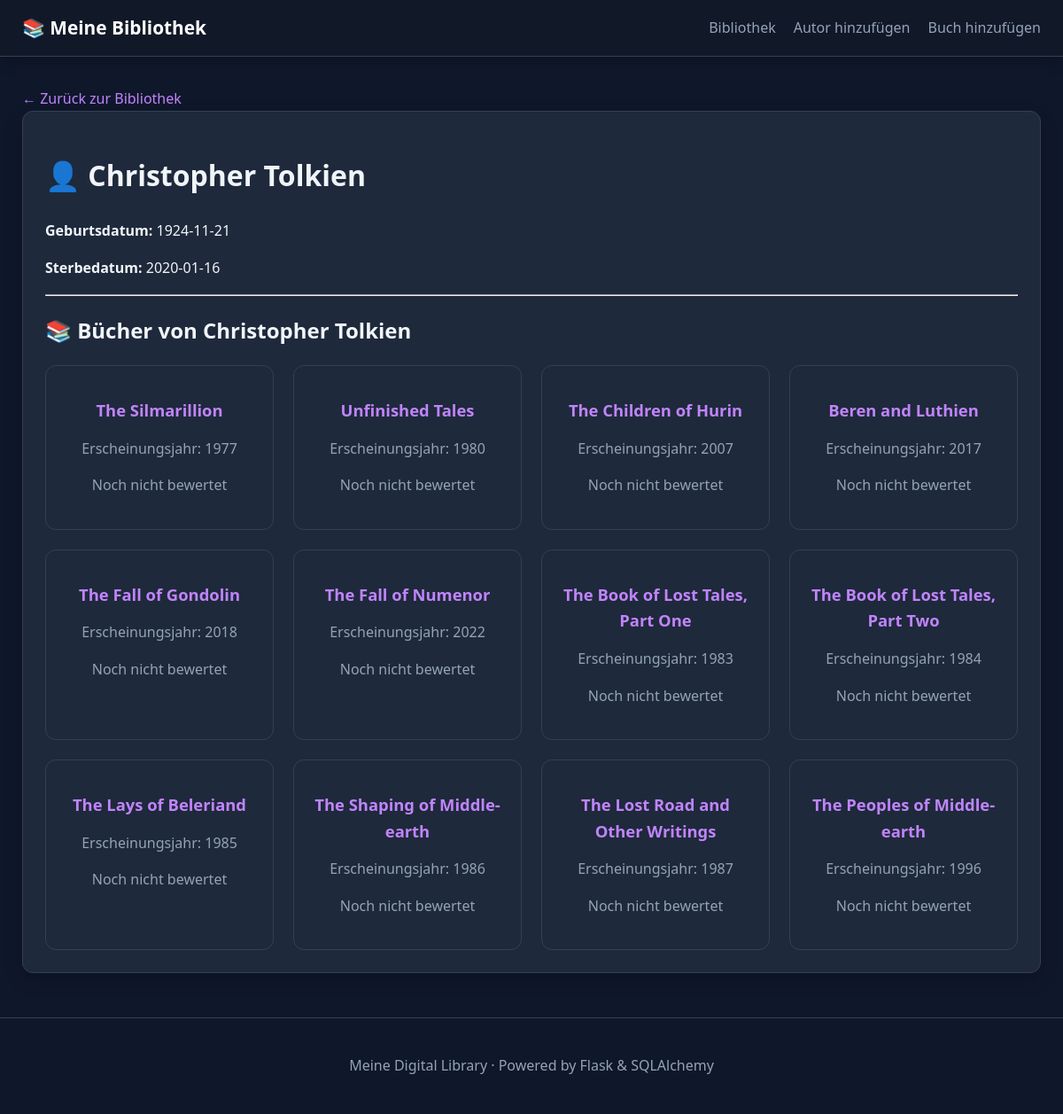
The page /author/12 on the database its author committed.
### data_models.py (models this page shows, shortened)
class Author(db.Model):
    __tablename__ = 'authors'
    id = Column(Integer, primary_key=True, autoincrement=True)
    name = Column(String)
    birth_date = Column(Date)
    date_of_death = Column(Date)

class Book(db.Model):
    __tablename__ = 'books'
    id = Column(Integer, primary_key=True, autoincrement=True)
    isbn = Column(String)
    title = Column(String)
    publication_year = Column(String)
    author_id = Column(Integer, db.ForeignKey('authors.id'))
    rating = db.Column(db.Integer, nullable=True)
    author = db.relationship(
        "Author",
        backref=db.backref(
            "books",
            cascade="all, delete-orphan"
        )
    )

### app.py (the view)
@app.route("/author/<int:author_id>")
def author_detail(author_id):
    author = db.session.get(Author, author_id)
    if author is None:
        flash("Autor wurde nicht gefunden.")
        return redirect(url_for("index"))
    return render_template("author_detail.html", author=author)

### templates/author_detail.html (shortened to what this page needs)
{% extends "base.html" %}
{% block content %}
<a href="{{ url_for('index') }}">← Zurück zur Bibliothek</a>
<div class="card">
    <h1>👤 {{ author.name }}</h1>
    <p>
        <strong>Geburtsdatum:</strong>
        {{ author.birth_date or 'Unbekannt' }}
    </p>
    <p>
        <strong>Sterbedatum:</strong>
        {{ author.date_of_death or 'Nicht angegeben' }}
    </p>
    <hr>
    <h2>📚 Bücher von {{ author.name }}</h2>
    {% if author.books %}
        <div class="book-grid">
            {% for book in author.books %}
                <div class="book-card">
                    <h2>
                        <a href="{{ url_for('book_detail', book_id=book.id) }}">
                            {{ book.title }}
                        </a>
                    </h2>
                    <p class="year">
                        Erscheinungsjahr: {{ book.publication_year }}
                    </p>
                    {% if book.rating %}
                        <p>⭐ {{ book.rating }} / 10</p>
                    {% else %}
                        <p class="year">Noch nicht bewertet</p>
                    {% endif %}
                </div>
            {% endfor %}
        </div>
    {% else %}
        <p>Dieser Autor hat keine Bücher in deiner Bibliothek.</p>
    {% endif %}
</div>
{% endblock %}

### static/style.css (style rules this page uses)
:root { --bg: #0f172a; --surface: #1e293b; --surface-light: #273449; --border: #334155; --text: #f1f5f9; --text-muted: #94a3b8; --accent: #a855f7; --accent-hover: #9333ea; --danger: #ef4444; --danger-hover: #dc2626; }
* { box-sizing: border-box; }
body { margin: 0; font-family: "Segoe UI", Arial, sans-serif; background: var(--bg); color: var(--text); line-height: 1.6; }
h1, h2, h3 { color: var(--text); }
h1 { font-size: 2rem; margin-bottom: 25px; }
a { color: #c084fc; text-decoration: none; }
.card { background: var(--surface); border: 1px solid var(--border); border-radius: 12px; padding: 25px; box-shadow: 0 8px 20px rgba(0, 0, 0, 0.2); }
.book-grid { display: grid; grid-template-columns: repeat(auto-fit, minmax(220px, 1fr)); gap: 22px; }
.book-card { background: var(--surface); border: 1px solid var(--border); border-radius: 12px; padding: 20px; text-align: center; transition: transform 0.2s, border-color 0.2s; }
.book-card h2 { font-size: 1.15rem; }
.author, .year { color: var(--text-muted); }

### rows shown on the page
Author: name "Christopher Tolkien", birth_date "1924-11-21", date_of_death "2020-01-16"
Book: title "The Silmarillion", publication_year "1977", shows "Noch nicht bewertet"
Book: title "Unfinished Tales", publication_year "1980", shows "Noch nicht bewertet"
Book: title "The Children of Hurin", publication_year "2007", shows "Noch nicht bewertet"
Book: title "Beren and Luthien", publication_year "2017", shows "Noch nicht bewertet"
Book: title "The Fall of Gondolin", publication_year "2018", shows "Noch nicht bewertet"
Book: title "The Fall of Numenor", publication_year "2022", shows "Noch nicht bewertet"
Book: title "The Book of Lost Tales, Part One", publication_year "1983", shows "Noch nicht bewertet"
Book: title "The Book of Lost Tales, Part Two", publication_year "1984", shows "Noch nicht bewertet"
Book: title "The Lays of Beleriand", publication_year "1985", shows "Noch nicht bewertet"
Book: title "The Shaping of Middle-earth", publication_year "1986", shows "Noch nicht bewertet"
Book: title "The Lost Road and Other Writings", publication_year "1987", shows "Noch nicht bewertet"
Book: title "The Peoples of Middle-earth", publication_year "1996", shows "Noch nicht bewertet"
